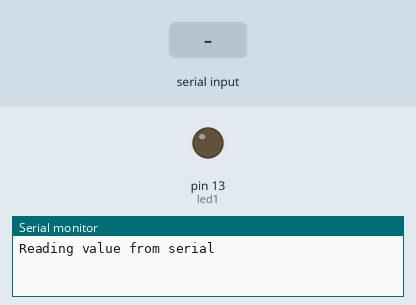
A sketch run on a simulated Arduino Uno, built with avr-gcc and run on an emulated ATmega328P. Shown: output pins drawn as LEDs (lit = HIGH), the last lines printed to the serial monitor. Inputs (shaded band) come from the test bench.

Above: at 1.2 s.
1.3 s: "1" received over Serial
At 3.0 s:
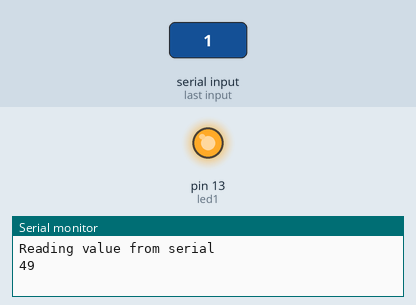
3.3 s: "2" received over Serial
At 4.7 s:
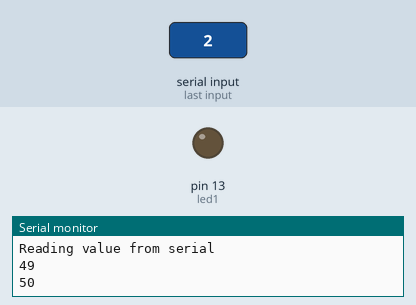
Timing chart, 0 to 6.3 s (numbered marks = the images above; inputs shaded):
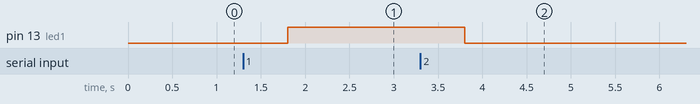

Measured:
- after the input at 1.3 s, pin 13 (led1): LOW → HIGH after 0.50 s
- after the input at 3.3 s, pin 13 (led1): HIGH → LOW after 0.50 s

The sketch:

bluetoothHC05.ino
```cpp
int led1 =13;
void setup() {
  pinMode(led1 , OUTPUT);
  Serial.begin(9600);
  Serial.println("Reading value from serial " ) ;
}
int val = 0;
void loop() {
  val = Serial.read();
  // if nothing is received val will have -1
  if (val != -1)  {
    Serial.println(val);

    delay(500);
  }
  if (val==49)  { //when 1 is received
    digitalWrite(led1, HIGH);
  }
  if (val==50) { // when 2 is received
    digitalWrite(led1, LOW);
  }


}
```
